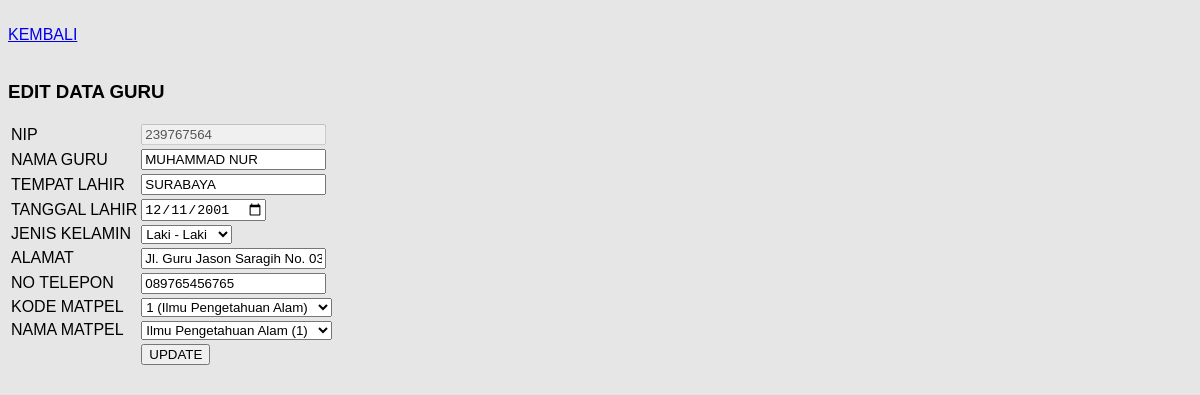
Screenshot of /view/guru/edit.php?nip=239767564 (signed in) with the database file from the repository.
### tables this page shows
CREATE TABLE `guru` (
  `nip` int(11) NOT NULL,
  `nm_guru` varchar(255) NOT NULL,
  `tmp_lahir_guru` varchar(255) NOT NULL,
  `tgl_lahir_guru` date NOT NULL,
  `jkel_guru` varchar(255) NOT NULL,
  `alamat` text NOT NULL,
  `telp` varchar(255) NOT NULL,
  `kd_matpel` int(11) NOT NULL,
  `nm_matpel` varchar(255) NOT NULL
);

CREATE TABLE `matpel` (
  `kd_matpel` int(11) NOT NULL,
  `nm_matpel` varchar(255) NOT NULL
);

### view/guru/edit.php (the view, shortened to what this page needs)
<!DOCTYPE html>
<html>
<head>
    <link rel="stylesheet" href="../../assets/css/style.css">
</head>
<body>
	<br/>
	<a href="index.php">KEMBALI</a>
	<br/>
	<br/>
	<h3>EDIT DATA GURU</h3>
	<?php
		include '../../config/koneksi.php';
		$nip = $_GET['nip'];
		$data = mysqli_query($koneksi,"SELECT * FROM guru WHERE nip='$nip'");
		while($d = mysqli_fetch_array($data))
		{
	?>
		<form method="post" action="edit_aksi.php" enctype="multipart/form-data">
			<table>
				<tr>
					<td>NIP</td>
					<td>
						<input type="number" disabled value="<?php echo $d['nip']; ?>">
					</td>
				</tr>
				<tr>
					<td>NAMA GURU</td>
					<td><input type="text" name="nm_guru" value="<?php echo $d['nm_guru']; ?>"></td>
				</tr>
				<tr>
					<td>TEMPAT LAHIR</td>
					<td><input type="text" name="tmp_lahir_guru" value="<?php echo $d['tmp_lahir_guru']; ?>"></td>
				</tr>
				<tr>
					<td>TANGGAL LAHIR</td>
					<td><input type="date" name="tgl_lahir_guru" value="<?php echo $d['tgl_lahir_guru']; ?>"></td>
				</tr>
				<tr>
					<td>JENIS KELAMIN</td>
					<td>
						<select name="jkel_guru">
							<option value="Laki - Laki">Laki - Laki</option>
						</select>
					</td>
				</tr>
				<tr>
					<td>ALAMAT</td>
					<td><input type="text" name="alamat" value="<?php echo $d['alamat']; ?>"></td>
				</tr>
				<tr>
					<td>NO TELEPON</td>
					<td><input type="text" name="telp" value="<?php echo $d['telp']; ?>"></td>
				</tr>
				<tr>
					<td>KODE MATPEL</td>
					<td>
						<select name="kd_matpel">
							<?php
								$sqlKat = mysqli_query($koneksi,"SELECT * FROM matpel");
								$dataKat = mysqli_fetch_all($sqlKat, MYSQLI_ASSOC);
								foreach($dataKat as $r):
							?>
								<option value="<?php echo $r['kd_matpel']; ?>" <?= $r['kd_matpel'] == $d['kd_matpel'] ? "selected" : "" ?>>
									<?php echo $r['kd_matpel']; ?> (<?php echo $r['nm_matpel']; ?>)
								</option>
							<?php endforeach; ?>
						</select>
					</td>
				</tr>
				<tr>
					<td>NAMA MATPEL</td>
					<td>
						<select name="nm_matpel">
							<?php
								$sqlKat = mysqli_query($koneksi,"SELECT * FROM matpel");
								$dataKat = mysqli_fetch_all($sqlKat, MYSQLI_ASSOC);
								foreach($dataKat as $r):
							?>
								<option value="<?php echo $r['nm_matpel']; ?>" <?= $r['nm_matpel'] == $d['nm_matpel'] ? "selected" : "" ?>>
									<?php echo $r['nm_matpel']; ?> (<?php echo $r['kd_matpel']; ?>)
								</option>
							<?php endforeach; ?>
						</select>
					</td>
				</tr>
				<tr>
					<td></td>
					<td><input type="submit" value="UPDATE"></td>
				</tr>
			</table>
		</form>
	<?php } ?>
</body>
</html>

### assets/css/style.css (style rules this page uses)
body { background: #e6e6e6; font-family: Arial, Helvetica, sans-serif; }
form { background: #e6e6e6; }

### rows the page displays
guru: nip "239767564", nm_guru "MUHAMMAD NUR", tmp_lahir_guru "SURABAYA", tgl_lahir_guru "12/11/2001", alamat "Jl. Guru Jason Saragih No. 03", telp "089765456765", kd_matpel "1 (Ilmu Pengetahuan Alam)", nm_matpel "Ilmu Pengetahuan Alam (1)"
